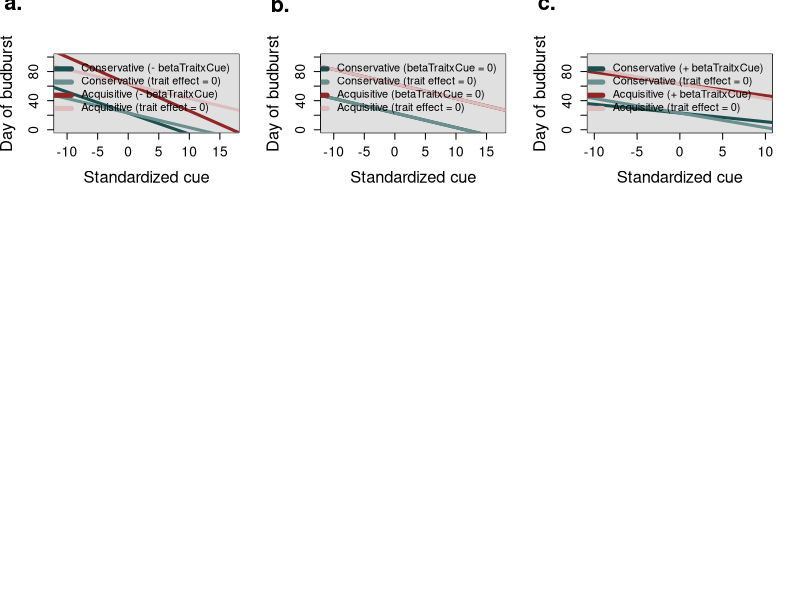

The R script that drew this image:
# started Jan 31, 2022 by Deirdre
# rm(list=ls())
# options(stringsAsFactors = FALSE)

# aim of this code is to make a conceptual figure for the traitors ms:

#setwd("~/Documents/github/ospree/analyses/traits")

# col.sp <- c(rgb(72 / 255, 38 / 255, 119 / 255, alpha = 0.8), rgb(149 / 255, 216 / 255, 64 / 255, alpha = 0.9))
# col1.sp <- c(rgb(72 / 255, 38 / 255, 119 / 255, alpha = 0.14), rgb(149 / 255, 216 / 255, 64 / 255, alpha = 0.2))
# col2.sp <- c(rgb(72 / 255, 38 / 255, 119 / 255, alpha = 0.4), rgb(149 / 255, 216 / 255, 64 / 255, alpha = 0.5))

col.sp <- c("#1D4F4F","#8F2727")
col1.sp <- c("#6B8E8E")
col2.sp <- c("#DCBCBC")

put.fig.letter <- function(label, location="topleft", x=NULL, y=NULL, 
                           offset=c(0, 0), ...) {
  if(length(label) > 1) {
    warning("length(label) > 1, using label[1]")
  }
  if(is.null(x) | is.null(y)) {
    coords <- switch(location,
                     topleft = c(0.05,0.98),
                     topcenter = c(0.5525,0.98),
                     topright = c(0.985, 0.98),
                     bottomleft = c(0.015, 0.02), 
                     bottomcenter = c(0.5525, 0.02), 
                     bottomright = c(0.985, 0.02),
                     c(0.015, 0.98) )
  } else {
    coords <- c(x,y)
  }
  this.x <- grconvertX(coords[1] + offset[1], from="nfc", to="user")
  this.y <- grconvertY(coords[2] + offset[2], from="nfc", to="user")
  text(labels=label[1], x=this.x, y=this.y, xpd=T, cex = 2, ...)
}

# pdf("figures/conceptFig.pdf", width = 18, height = 5)
# par(bg = "pink", mfrow = c(1,3))
# plot(0, type="n", ylab="Day of budburst", xlab = "Cue", xlim =c(-2,2), ylim =c(0, 150), cex =2, cex.axis = 1.5, cex.lab = 1.2)
# segments(x0 = -1.85, x1 = 1.85, y0 = 130, y1 = 35,lwd =5, lty =2, col = col1.sp[1])
# segments(x0 = -1.85, x1 = 1.85, y0 = 75, y1 = 5,lwd =5, lty =2, col = col2.sp[2])
# segments(x0 = -1.65, x1 = 1.65, y0 = 150, y1 = 17, lwd =5, lty = 1, col = col.sp[1])
# segments(x0 = -1.85, x1 = 1.45, y0 = 85, y1 = 0,lwd =5, lty = 1, col = col.sp[2])
# 
# my.label <- paste("a", ".", sep="")
# put.fig.letter(label=my.label, location= "topleft", font=2)
# 
# plot(0, type="n", ylab="Day of budburst", xlab = "Cue", xlim =c(-2,2), ylim =c(0, 150), cex =2, cex.axis = 1.5, cex.lab = 1.2)
# segments(x0 = -1.85, x1 = 1.85, y0 = 130, y1 = 45,lwd =5, lty =2, col = col1.sp[1])
# segments(x0 = -1.85, x1 = 1.85, y0 = 100, y1 = 15,lwd =5, lty =2, col = col2.sp[2])
# segments(x0 = -1.85, x1 = 1.85, y0 = 134, y1 = 49, lwd =5, lty = 1, col = col.sp[1])
# segments(x0 = -1.85, x1 = 1.85, y0 = 104, y1 = 19,lwd =5, lty = 1, col = col.sp[2])
# 
# my.label <- paste("b", ".", sep="")
# put.fig.letter(label=my.label, location= "topleft", font=2)
# 
# plot(0, type="n", ylab="Day of budburst", xlab = "Cue", xlim =c(-2,2), ylim =c(0, 150), cex =2, cex.axis = 1.5, cex.lab = 1.2)
# segments(x0 = -1.60, x1 = 1.75, y0 = 147, y1 = 30, lwd =5, lty = 2, col = col2.sp[2])
# segments(x0 = -1.85, x1 = 1.45, y0 = 90, y1 = 10,lwd =5, lty = 2, col = col2.sp[1])
# segments(x0 = -1.85, x1 = 1.85, y0 = 135, y1 = 45,lwd =5, lty = 1, col = col.sp[2])
# segments(x0 = -1.85, x1 = 1.85, y0 = 80, y1 = 13,lwd =5, lty = 1, col = col.sp[1])
# 
# legend("topright", legend = c(expression("Conservative"),
#                               expression("Acquisitive"),
#                               expression(paste("Trait effect", " = 0", sep = "")),
#                               expression(paste("Full model"))),
#        col = c(col.sp[1], col.sp[2],col2.sp[1], col2.sp[2]), pt.bg = c(col.sp, NA, NA),
#        inset = 0.02, lty = c(1,1,3,3), lwd = c(5,5,5,5), cex = 1, bty = "n")
# 
# my.label <- paste("c", ".", sep="")
# put.fig.letter(label=my.label, location= "topleft", font=2)
# 
# # legend("topright", legend = c(expression(paste("Low trait")),
# #                               expression(paste("High trait")),
# #                               expression(paste("Trait effect", " = 0", sep = "")),
# #                               expression(paste("Full model"))))
# 
# #dev.off()
# par(bg = "white")  


# Trying simulations to generate figures:
# My general thoughts is that we would want to show a high and a low trait indiviudal, one for which the trait effect is set to zero and one where it varies:

# The stan model has two parts:
# 1. Trait part:
# for(i in 1:n_spec){
#   mu_grand_sp[i] = mu_grand + muSp[i];
# }
# for (i in 1:N){
#   y_hat[i] = mu_grand + muSp[trait_species[i]] + muStudy[study[i]];
# }
#
# 2. Phenology part 
# for (isp in 1:n_spec){
#    betaChillSp[isp] = alphaChillSp[isp] + betaTraitxChill * (mu_grand_sp[isp]);
# }
# for (i in 1:Nph){
#   yPhenoi[i] ~ normal(alphaPhenoSp[phenology_species[i]] + betaForceSp[phenology_species[i]] * forcei[i] + betaPhotoSp[phenology_species[i]] * photoi[i] + betaChillSp[phenology_species[i]] * chilli[i], sigmapheno_y);
# }

# For these conceptual figures, we want one cue on x-axis and the respons (day of bb) on the y, I am focusing on chilling effects, so other cues are kept constant.
# the effect of different trait values comes into play in the diff of betaTraitxChill, and this value would be set to zero for the dashed lines
# For traits like height, we would expect tall trees to bb earlier with more chilling, which would require a larger trait effect - ie larger values of betaTraitxChill

# Define constant parameters:
# alphaChillSp <- -0.5
# mu_grand_sp <- 5
# betaTraitxChill <- c(-0.5,-1, 0, 0.5, 1) # Start with a positive value, I also want to try: negative values, larger values, smaller values
# 
# alphaPhenoSp <- 5
# betaForceSp <- 5
# forcei <- 2
# 
# betaPhotoSp <- 1
# photoi <- 3
# 
# chilli <- rnorm(2000, 20, 10) #x-axis
# # parameters to simulate/that vary:
# 
# colors <- c("#cc6a70ff", "#7e4e90ff","#55C667FF","#287D8EFF", "cyan4")
# 
# plot(chilli,yPhenoi, type = "n", xlim = c(-15,15), ylim =c(-150, 100))
# 
# for (b in 1:length(betaTraitxChill)){
# betaChillSp = alphaChillSp + betaTraitxChill[b] * mu_grand_sp
# 
# yPhenoi <- alphaPhenoSp + betaForceSp * forcei + betaPhotoSp * photoi + betaChillSp * chilli
# 
# points(chilli,yPhenoi, type = "l", col= colors[b], lwd = 3)
# }
# 
# legend("bottomleft",legend = c(expression("betaTraitxChill = -0.5"),
#                             expression("betaTraitxChill = -1"),
#                             expression("betaTraitxChill = 0"),
#                             expression("betaTraitxChill = 0.5"),
#                             expression("betaTraitxChill = 1")),
#        #col = c("black", "black", "black", "black","black"),
#        #pt.bg = c("#042333ff","#cc6a70ff","#593d9cff","#f9b641ff","#13306dff","#efe350ff","#eb8055ff"),
#        col = c( "#cc6a70ff", "#7e4e90ff","#55C667FF","#287D8EFF", "cyan4"),
#        inset = 0.02, pch = c(21, 21, 21, 21,21 ), cex = 0.75, bty = "n")

#par(mfrow = c(1,3))
## Ok, if the above is correct, then yes the intercepts can vary
#pdf("figures/conceptualFigure3.pdf", width = 12, height = 5)
layout(matrix(c(1,4,7,2,5,8,3,6,9), nrow = 3, ncol = 3))

alphaChillSp <- -2
mu_grand_sp <- c(2,10)
#betaTraitxChill <- c(-0.5, -1, 0, 0.5, 1) # Start with a positive value, I also want to try: negative values, larger values, smaller values
betaTraitxChillT0 <- 0

alphaPhenoSp <- c(10,50)
betaForceSp <- 5
forcei <- 2

betaPhotoSp <- 1
photoi <- 3

chilli <- rnorm(2000, 20, 10) #x-axis
# parameters to simulate/that vary:

#colors <- c("#cc6a70ff", "#7e4e90ff","#55C667FF","#287D8EFF", "cyan4")

#plot(chilli,yPhenoi, type = "n", xlim = c(-15,15), ylim =c(-150, 100))
#par(mfrow = c(1,3))

betaTraitxChill <- c(-0.45, -0.85, 0, 0.45, 0.85)
  b <- 1
  gm <- 1
  a <- 1
  
  betaChillSp = alphaChillSp + betaTraitxChill[b] * mu_grand_sp[gm]
  yPhenoi <- alphaPhenoSp[a] + betaForceSp * forcei + betaPhotoSp * photoi + betaChillSp * chilli
  
  betaChillSpT0 = alphaChillSp + betaTraitxChillT0 * mu_grand_sp[gm]
  yPhenoiT0 <- alphaPhenoSp[a] + betaForceSp * forcei + betaPhotoSp * photoi + betaChillSpT0 * chilli
  
  b<- 2
  gm <- 1
  a <- 2
  betaChillSpHi = alphaChillSp + betaTraitxChill[b] * mu_grand_sp[gm]
  yPhenoiHi <- alphaPhenoSp[a] + betaForceSp * forcei + betaPhotoSp * photoi + betaChillSpHi * chilli
  
  betaChillSpT0Hi = alphaChillSp + betaTraitxChillT0 * mu_grand_sp[gm]
  yPhenoiT0Hi <- alphaPhenoSp[a] + betaForceSp * forcei + betaPhotoSp * photoi + betaChillSpT0 * chilli
 
  plot(chilli,yPhenoi, type = "n", xlim = c(-11,17), ylim =c(0, 100), ylab = "Day of budburst", xlab = "Standardized cue", cex.lab = 1.5, cex.axis = 1.25)
  my.label <- paste("a", ".", sep="")
  put.fig.letter(label=my.label, location= "topleft", font=2)
  u <- par("usr") # The coordinates of the plot area
  rect(u[1], u[3], u[2], u[4], col="grey88", border=NA)
  
  
  points(chilli,yPhenoi, type = "l", col= col.sp[1], lwd = 3)
  points(chilli,yPhenoiT0, type = "l", col= col1.sp, lwd = 3)
  points(chilli,yPhenoiHi, type = "l", col= col.sp[2], lwd = 3)
  points(chilli,yPhenoiT0Hi, type = "l", col= col2.sp, lwd = 3)
  
  legend("topright",legend = c(expression("Conservative (- betaTraitxCue)"),
                               expression("Conservative (trait effect = 0)"),
                               expression("Acquisitive (- betaTraitxCue)"),
                               expression("Acquisitive (trait effect = 0)")),
         
         #col = c("black", "black", "black", "black"),
         #pt.bg = c("#042333ff","#cc6a70ff","#593d9cff","#f9b641ff","#13306dff","#efe350ff","#eb8055ff"),
         col = c(col.sp[1],col1.sp,col.sp[2],col2.sp[1]),
         inset = 0.02, lty = c(1,1,1,1), lwd = c(5,5,5,5), cex = 1, bty = "n")
  
## Now the slope is 0
  b <- 3
  gm <- 1
  a <- 1
  
  betaChillSp = alphaChillSp + betaTraitxChill[b] * mu_grand_sp[gm]
  yPhenoi <- alphaPhenoSp[a] + betaForceSp * forcei + betaPhotoSp * photoi + betaChillSp * chilli
  
  betaChillSpT0 = alphaChillSp + betaTraitxChillT0 * mu_grand_sp[gm]
  yPhenoiT0 <- alphaPhenoSp[a] + betaForceSp * forcei + betaPhotoSp * photoi + betaChillSpT0 * chilli
  
  gm <- 1
  a <- 2
  betaChillSpHi = alphaChillSp + betaTraitxChill[b] * mu_grand_sp[gm]
  yPhenoiHi <- alphaPhenoSp[a] + betaForceSp * forcei + betaPhotoSp * photoi + betaChillSp * chilli
  
  betaChillSpT0Hi = alphaChillSp + betaTraitxChillT0 * mu_grand_sp[gm]
  yPhenoiT0Hi <- alphaPhenoSp[a] + betaForceSp * forcei + betaPhotoSp * photoi + betaChillSpT0 * chilli
  
  plot(chilli,yPhenoi, type = "n", xlim = c(-11,17), ylim =c(0, 100), ylab = "Day of budburst", xlab = "Standardized cue", cex.lab = 1.5, cex.axis = 1.25)
  my.label <- paste("b", ".", sep="")
  put.fig.letter(label=my.label, location= "topleft", font=2)
  u <- par("usr") # The coordinates of the plot area
  rect(u[1], u[3], u[2], u[4], col="grey88", border=NA)
  
  
  points(chilli,yPhenoiT0, type = "l", col= col.sp[1], lwd = 3)
  points(chilli,yPhenoi, type = "l", col= col1.sp, lwd = 3)
  points(chilli,yPhenoiT0Hi, type = "l", col= col.sp[2], lwd = 3)
  points(chilli,yPhenoiHi, type = "l", col= col2.sp, lwd = 3)
  
  # points(chilli,yPhenoiT0, type = "l", col= "mediumpurple1", lwd = 3)
  # points(chilli,yPhenoi, type = "l", col= "purple4", lwd = 3)
  # points(chilli,yPhenoiT0Hi, type = "l", col= "palegreen3", lwd = 3)
  # points(chilli,yPhenoiHi, type = "l", col= "forestgreen", lwd = 3)
  # 
  legend("topright",legend = c(expression("Conservative (betaTraitxCue = 0)"),
                               expression("Conservative (trait effect = 0)"),
                               expression("Acquisitive (betaTraitxCue = 0)"),
                               expression("Acquisitive (trait effect = 0)")),
         
         #col = c("black", "black", "black", "black"),
         #pt.bg = c("#042333ff","#cc6a70ff","#593d9cff","#f9b641ff","#13306dff","#efe350ff","#eb8055ff"),
         col = c(col.sp[1],col1.sp,col.sp[2],col2.sp[1]),
         inset = 0.02, lty = c(1,1,1,1), lwd = c(5,5,5,5), cex = 1, bty = "n")
  
  ## Now the slope is +ve
  betaTraitxChill <- c(-0.45, -0.85, 0, 0.2,0.4)
  b <- 5
  gm <- 1
  a <- 1
  
  betaChillSp = alphaChillSp + betaTraitxChill[b] * mu_grand_sp[gm]
  yPhenoi <- alphaPhenoSp[a] + betaForceSp * forcei + betaPhotoSp * photoi + betaChillSp * chilli
  
  betaChillSpT0 = alphaChillSp + betaTraitxChillT0 * mu_grand_sp[gm]
  yPhenoiT0 <- alphaPhenoSp[a] + betaForceSp * forcei + betaPhotoSp * photoi + betaChillSpT0 * chilli
  
 
  b <- 4
  gm <- 1
  a <- 2
  betaChillSpHi = alphaChillSp + betaTraitxChill[b] * mu_grand_sp[gm]
  yPhenoiHi <- alphaPhenoSp[a] + betaForceSp * forcei + betaPhotoSp * photoi + betaChillSpHi * chilli
  
  betaChillSpT0Hi = alphaChillSp + betaTraitxChillT0 * mu_grand_sp[gm]
  yPhenoiT0Hi <- alphaPhenoSp[a] + betaForceSp * forcei + betaPhotoSp * photoi + betaChillSpT0 * chilli
  
  plot(chilli,yPhenoi, type = "n", xlim = c(-10,10), ylim =c(0, 100), ylab = "Day of budburst", xlab = "Standardized cue", cex.lab = 1.5, cex.axis = 1.25)
  my.label <- paste("c", ".", sep="")
  put.fig.letter(label=my.label, location= "topleft", font=2)
  u <- par("usr") # The coordinates of the plot area
  rect(u[1], u[3], u[2], u[4], col="grey88", border=NA)
  
  points(chilli,yPhenoi, type = "l", col= col.sp[1], lwd = 3)
  points(chilli,yPhenoiT0, type = "l", col= col1.sp, lwd = 3)
  points(chilli,yPhenoiHi, type = "l", col= col.sp[2], lwd = 3)
  points(chilli,yPhenoiT0Hi, type = "l", col= col2.sp, lwd = 3)
  # 
  # points(chilli,yPhenoi, type = "l", col= "purple4", lwd = 3, lty = 1)
  # points(chilli,yPhenoiT0, type = "l", col= "mediumpurple1", lwd = 3)
  # points(chilli,yPhenoiHi, type = "l", col= "forestgreen", lwd = 3)
  # points(chilli,yPhenoiT0Hi, type = "l", col= "palegreen3", lwd = 3)
  
  legend("topright",legend = c(expression("Conservative (+ betaTraitxCue)"),
                               expression("Conservative (trait effect = 0)"),
                               expression("Acquisitive (+ betaTraitxCue)"),
                               expression("Acquisitive (trait effect = 0)")),
         
         #col = c("black", "black", "black", "black"),
         #pt.bg = c("#042333ff","#cc6a70ff","#593d9cff","#f9b641ff","#13306dff","#efe350ff","#eb8055ff"),
         col = c(col.sp[1],col1.sp,col.sp[2],col2.sp[1]),
         inset = 0.02, lty = c(1,1,1,1), lwd = c(5,5,5,5), cex = 1, bty = "n")

#dev.off()
  
#   x <- seq(1,100, 5)
#   y <- seq(1,100, 5)
#   
#   pdf("defenceConcept.pdf", width = 8 , height = 7)
#   plot(x,y, type = "n", xlim = c(0,15), ylim =c(-30, 5), ylab = "Species-level cue slope", xlab = "Trait value", cex.lab = 1.8, xaxt = "n", yaxt = "n")
#   
#   abline(a= -5, b = -0.8, col = "cyan4", lwd =5)
#   abline(a= -12, b = -0.8, col = "goldenrod", lwd =5)
#   abline(a= -17, b = -0.8, col = "#CC6677", lwd =5)
#   
#   legend("topright",legend = c(expression("Chilling"),
#                             expression("Forcing"),
#                             expression("Photoperiod")),
#          col = c("#CC6677", "goldenrod","cyan4"), lty = c(1,1,1,1), lwd = c(5,5,5,5), cex = 2, bty = "n")
# dev.off()
                              
         
